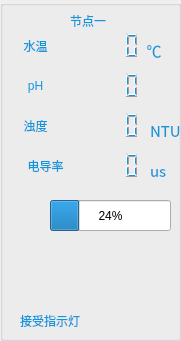
  <widget class="QGroupBox" name="groupBox_2">
   <property name="geometry">
    <rect>
     <x>230</x>
     <y>150</y>
     <width>181</width>
     <height>341</height>
    </rect>
   </property>
   <property name="styleSheet">
    <string notr="true"/>
   </property>
   <property name="title">
    <string/>
   </property>
   <widget class="QLCDNumber" name="lcdNumber_11">
    <property name="geometry">
     <rect>
      <x>70</x>
      <y>30</y>
      <width>71</width>
      <height>31</height>
     </rect>
    </property>
    <property name="font">
     <font>
      <family>Agency FB</family>
      <pointsize>12</pointsize>
     </font>
    </property>
    <property name="styleSheet">
     <string notr="true">QLCDNumber { 
background: transparent;
	color: rgb(18, 150, 219)
 }</string>
    </property>
    <property name="frameShape">
     <enum>QFrame::Box</enum>
    </property>
    <property name="frameShadow">
     <enum>QFrame::Sunken</enum>
    </property>
   </widget>
   <widget class="QPushButton" name="pushButton">
    <property name="geometry">
     <rect>
      <x>0</x>
      <y>30</y>
      <width>71</width>
      <height>31</height>
     </rect>
    </property>
    <property name="styleSheet">
     <string notr="true">QPushButton
{
	background: transparent; 
	border: none; 
	color: rgb(18, 150, 219)

}</string>
    </property>
    <property name="text">
     <string>水温</string>
    </property>
    <property name="icon">
     <iconset resource="icon.qrc">
      <normaloff>:/sw.png</normaloff>:/sw.png</iconset>
    </property>
    <property name="iconSize">
     <size>
      <width>30</width>
      <height>30</height>
     </size>
    </property>
   </widget>
   <widget class="QLabel" name="label_39">
    <property name="geometry">
     <rect>
      <x>140</x>
      <y>40</y>
      <width>21</width>
      <height>21</height>
     </rect>
    </property>
    <property name="font">
     <font>
      <family>Noto Sans CJK SC</family>
      <pointsize>11</pointsize>
     </font>
    </property>
    <property name="styleSheet">
     <string notr="true">QLabel
{
	color: rgb(18, 150, 219)
}</string>
    </property>
    <property name="text">
     <string>  ℃</string>
    </property>
   </widget>
   <widget class="QProgressBar" name="batteryBar1">
    <property name="geometry">
     <rect>
      <x>50</x>
      <y>200</y>
      <width>121</width>
      <height>31</height>
     </rect>
    </property>
    <property name="value">
     <number>24</number>
    </property>
    <property name="alignment">
     <set>Qt::AlignCenter</set>
    </property>
    <property name="textVisible">
     <bool>true</bool>
    </property>
   </widget>
   <widget class="QLCDNumber" name="lcdNumber_12">
    <property name="geometry">
     <rect>
      <x>70</x>
      <y>70</y>
      <width>71</width>
      <height>31</height>
     </rect>
    </property>
    <property name="styleSheet">
     <string notr="true">QLCDNumber { 
background: transparent;
	color: rgb(18, 150, 219)
 }</string>
    </property>
    <property name="frameShape">
     <enum>QFrame::Box</enum>
    </property>
    <property name="frameShadow">
     <enum>QFrame::Sunken</enum>
    </property>
   </widget>
   <widget class="QLCDNumber" name="lcdNumber_13">
    <property name="geometry">
     <rect>
      <x>70</x>
      <y>110</y>
      <width>71</width>
      <height>31</height>
     </rect>
    </property>
    <property name="styleSheet">
     <string notr="true">QLCDNumber { 
background: transparent;
	color: rgb(18, 150, 219)
 }</string>
    </property>
    <property name="frameShape">
     <enum>QFrame::Box</enum>
    </property>
    <property name="frameShadow">
     <enum>QFrame::Sunken</enum>
    </property>
   </widget>
   <widget class="QLabel" name="LED_1">
    <property name="geometry">
     <rect>
      <x>130</x>
      <y>310</y>
      <width>31</width>
      <height>31</height>
     </rect>
    </property>
    <property name="text">
     <string/>
    </property>
   </widget>
   <widget class="QLabel" name="label_4">
    <property name="geometry">
     <rect>
      <x>20</x>
      <y>310</y>
      <width>81</width>
      <height>21</height>
     </rect>
    </property>
    <property name="styleSheet">
     <string notr="true">QLabel
{
	color: rgb(18, 150, 219)
}</string>
    </property>
    <property name="text">
     <string>接受指示灯</string>
    </property>
   </widget>
   <widget class="QPushButton" name="pushButton_7">
    <property name="geometry">
     <rect>
      <x>0</x>
      <y>110</y>
      <width>71</width>
      <height>31</height>
     </rect>
    </property>
    <property name="styleSheet">
     <string notr="true">QPushButton
{
	background: transparent; 
	border: none; 
	color: rgb(18, 150, 219)

}</string>
    </property>
    <property name="text">
     <string>浊度</string>
    </property>
    <property name="icon">
     <iconset resource="icon.qrc">
      <normaloff>:/zd.png</normaloff>:/zd.png</iconset>
    </property>
    <property name="iconSize">
     <size>
      <width>30</width>
      <height>30</height>
     </size>
    </property>
   </widget>
   <widget class="QPushButton" name="pushButton_4">
    <property name="geometry">
     <rect>
      <x>0</x>
      <y>70</y>
      <width>71</width>
      <height>31</height>
     </rect>
    </property>
    <property name="styleSheet">
     <string notr="true">QPushButton
{
	background: transparent; 
	border: none; 
	color: rgb(18, 150, 219)

}</string>
    </property>
    <property name="text">
     <string>pH</string>
    </property>
    <property name="icon">
     <iconset resource="icon.qrc">
      <normaloff>:/ph.png</normaloff>:/ph.png</iconset>
    </property>
    <property name="iconSize">
     <size>
      <width>30</width>
      <height>30</height>
     </size>
    </property>
   </widget>
   <widget class="QLabel" name="label_10">
    <property name="geometry">
     <rect>
      <x>70</x>
      <y>10</y>
      <width>51</width>
      <height>21</height>
     </rect>
    </property>
    <property name="styleSheet">
     <string notr="true">QLabel
{
	color: rgb(18, 150, 219)
}</string>
    </property>
    <property name="text">
     <string>节点一</string>
    </property>
   </widget>
   <widget class="QPushButton" name="pushButton_8">
    <property name="geometry">
     <rect>
      <x>0</x>
      <y>150</y>
      <width>91</width>
      <height>31</height>
     </rect>
    </property>
    <property name="styleSheet">
     <string notr="true">QPushButton
{
	background: transparent; 
	border: none; 
	color: rgb(18, 150, 219)

}</string>
    </property>
    <property name="text">
     <string>电导率</string>
    </property>
    <property name="icon">
     <iconset resource="icon.qrc">
      <normaloff>:/ddl.png</normaloff>:/ddl.png</iconset>
    </property>
    <property name="iconSize">
     <size>
      <width>30</width>
      <height>30</height>
     </size>
    </property>
   </widget>
   <widget class="QPushButton" name="pushButton_9">
    <property name="geometry">
     <rect>
      <x>0</x>
      <y>190</y>
      <width>51</width>
      <height>41</height>
     </rect>
    </property>
    <property name="styleSheet">
     <string notr="true">QPushButton
{
	background: transparent; 
	border: none; 
	color: rgb(211, 215, 207)

}</string>
    </property>
    <property name="text">
     <string/>
    </property>
    <property name="icon">
     <iconset resource="icon.qrc">
      <normaloff>:/pct.png</normaloff>:/pct.png</iconset>
    </property>
    <property name="iconSize">
     <size>
      <width>30</width>
      <height>30</height>
     </size>
    </property>
   </widget>
   <widget class="QLabel" name="label_40">
    <property name="geometry">
     <rect>
      <x>150</x>
      <y>120</y>
      <width>31</width>
      <height>21</height>
     </rect>
    </property>
    <property name="font">
     <font>
      <family>Noto Sans CJK SC</family>
      <pointsize>11</pointsize>
     </font>
    </property>
    <property name="styleSheet">
     <string notr="true">QLabel
{
	color: rgb(18, 150, 219)
}</string>
    </property>
    <property name="text">
     <string>NTU</string>
    </property>
   </widget>
   <widget class="QLabel" name="label_41">
    <property name="geometry">
     <rect>
      <x>150</x>
      <y>160</y>
      <width>31</width>
      <height>21</height>
     </rect>
    </property>
    <property name="font">
     <font>
      <family>Noto Sans CJK SC</family>
      <pointsize>11</pointsize>
     </font>
    </property>
    <property name="styleSheet">
     <string notr="true">QLabel
{
	color: rgb(18, 150, 219)
}</string>
    </property>
    <property name="text">
     <string>us</string>
    </property>
   </widget>
   <widget class="QLCDNumber" name="lcdNumber_14">
    <property name="geometry">
     <rect>
      <x>70</x>
      <y>150</y>
      <width>71</width>
      <height>31</height>
     </rect>
    </property>
    <property name="styleSheet">
     <string notr="true">QLCDNumber { 
background: transparent;
	color: rgb(18, 150, 219)
 }</string>
    </property>
    <property name="frameShape">
     <enum>QFrame::Box</enum>
    </property>
    <property name="frameShadow">
     <enum>QFrame::Sunken</enum>
    </property>
   </widget>
   <widget class="QLabel" name="tplab1">
    <property name="geometry">
     <rect>
      <x>0</x>
      <y>240</y>
      <width>81</width>
      <height>31</height>
     </rect>
    </property>
    <property name="font">
     <font>
      <pointsize>12</pointsize>
     </font>
    </property>
    <property name="styleSheet">
     <string notr="true">QLabel
{
	color: rgb(18, 150, 219)
}</string>
    </property>
    <property name="text">
     <string/>
    </property>
   </widget>
   <widget class="QLabel" name="phlab1">
    <property name="geometry">
     <rect>
      <x>80</x>
      <y>240</y>
      <width>81</width>
      <height>31</height>
     </rect>
    </property>
    <property name="font">
     <font>
      <pointsize>12</pointsize>
     </font>
    </property>
    <property name="styleSheet">
     <string notr="true">QLabel
{
	color: rgb(18, 150, 219)
}</string>
    </property>
    <property name="text">
     <string/>
    </property>
   </widget>
   <widget class="QLabel" name="ddlab1">
    <property name="geometry">
     <rect>
      <x>80</x>
      <y>280</y>
      <width>101</width>
      <height>31</height>
     </rect>
    </property>
    <property name="font">
     <font>
      <pointsize>12</pointsize>
     </font>
    </property>
    <property name="styleSheet">
     <string notr="true">QLabel
{
	color: rgb(18, 150, 219)
}</string>
    </property>
    <property name="text">
     <string/>
    </property>
   </widget>
   <widget class="QLabel" name="zdlab1">
    <property name="geometry">
     <rect>
      <x>0</x>
      <y>280</y>
      <width>81</width>
      <height>31</height>
     </rect>
    </property>
    <property name="font">
     <font>
      <pointsize>12</pointsize>
     </font>
    </property>
    <property name="styleSheet">
     <string notr="true">QLabel
{
	color: rgb(18, 150, 219)
}</string>
    </property>
    <property name="text">
     <string/>
    </property>
   </widget>
  </widget>
